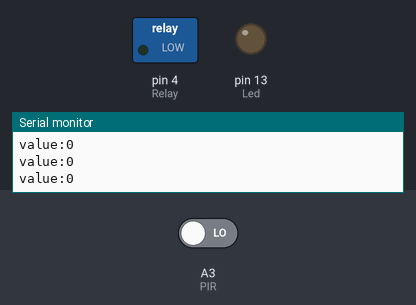
This sketch was run on a simulated Arduino Uno, built with avr-gcc and run on an emulated ATmega328P. Shown: switched loads named in the sketch (green lamp = pin HIGH), output pins drawn as LEDs (lit = HIGH), the last lines printed to the serial monitor. The test bench sets the inputs (shaded band); at power-on: A3 (PIR) LOW.

Above: at 2.8 s.
2.9 s: A3 (PIR) driven HIGH
At 3.6 s:
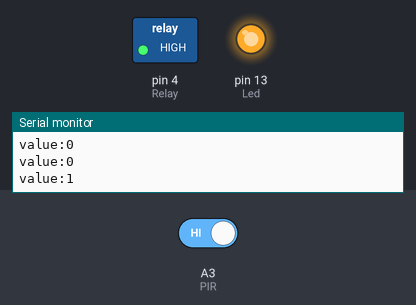
4.5 s: A3 (PIR) driven LOW
At 6.3 s:
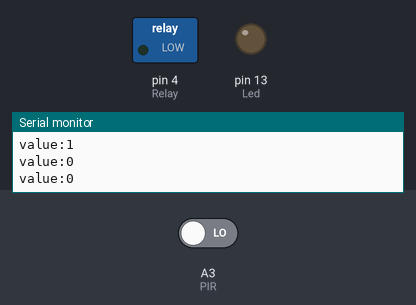
Timing chart, 0 to 7.8 s (numbered marks = the images above; inputs shaded):
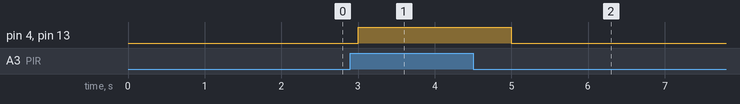

Measured:
- after the input at 2.9 s, pin 4 (Relay), pin 13 (Led): LOW → HIGH after 0.10 s
- after the input at 4.5 s, pin 4 (Relay), pin 13 (Led): HIGH → LOW after 0.50 s

The sketch:

Code.ino
```cpp
//define the pins
int Relay = 4;
int PIR = A3;
const int Led = 13;

void setup() {
  Serial.begin(19200);
  //define the Relay pin as output
  pinMode(Relay, OUTPUT);
  //define the sensor pin as input
  pinMode(PIR, INPUT_PULLUP);
  // define the Led
  pinMode(Led, OUTPUT);
}

void loop() {
  //using the digitalRead function we will read the signal of the sensor
  int value = digitalRead(PIR);
  //int Denled = digitalRead(Led);
  Serial.println("value:" + String(value));
  //if its high or if an any object is detected it will activate the Relay Module
  if (value == HIGH){
   digitalWrite(Relay, HIGH); //For activating the Relay we will send a LOW as the Relay input pin works inversely.
   digitalWrite(Led, HIGH);
   delay(1000);

  }
  else {
    //digitalWrite(LED, LOW);
    digitalWrite(Relay, LOW);
    digitalWrite(Led, LOW);
    delay(1000);
  }
  //delay(500);

}
```
